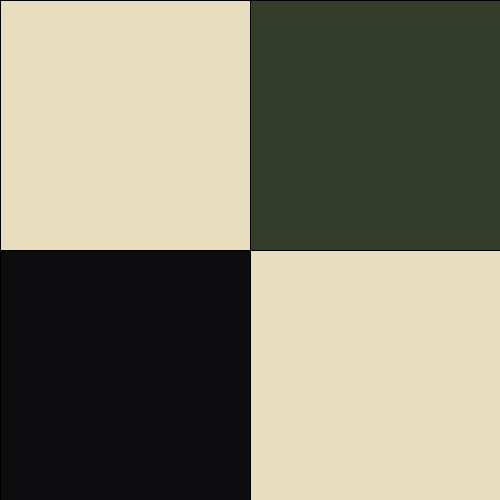
Frame 1 (no input)
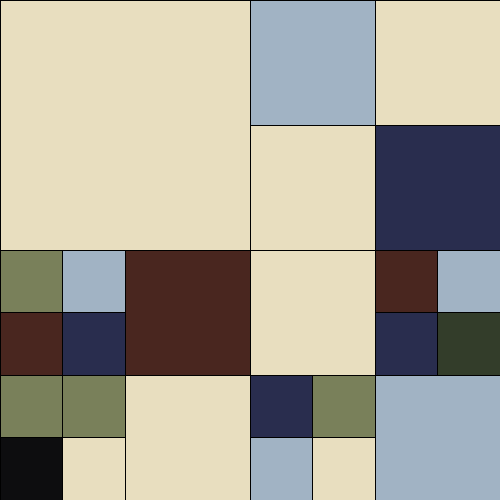
Frame 2 (the mouse pressed at the canvas centre, redrawn once)

The Processing sketch that drew these frames (run headless with seeded random() and noise(); the mouse was pressed at the canvas centre and the sketch redrawn once):

// Processing sketch: build
// ── build.pde
color[] palette = {#3592A9,#49261F,#E8DEBF,#292D4E,#333D2A,#79805A,#A1B3C4,#0D0D0F};
void setup() {
	size(500, 500);
	background(palette[0]);
	noLoop();
	// noStroke();
}
void draw() {
	drawSquare(0, 0, width, 6);
}
void drawSquare(float x, float y, float s, int l) {
	fill(palette[(int)random(1, palette.length)]);
	square(x, y, s);
	if (l > 1) {
		l--;
		float r = random(1);
		if (r > .5) {
			drawSquare(x, y, s / 2, l);
			drawSquare(x + s / 2, y, s / 2, l);
			drawSquare(x, y + s / 2, s / 2, l);
			drawSquare(x + s / 2, y + s / 2, s / 2, l);
		} else {
			drawSquare(x, y, s, l);

		}
	}
}
